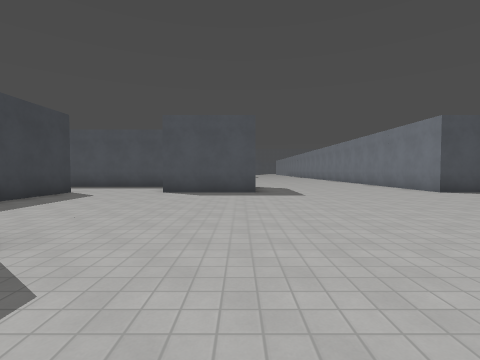
[1] (above)

16 first-person views from a walk through a level from a Godot 3-D game. The camera is 1.4 m above the floor, tilts 2° down and sees 85° across. The floor is counted in squares, 2 m on a side. Each view is taken from the middle of a square. On the plan, view 1 faces up. The plan holds only what a view shows up to about 9 squares ahead; the rest is blank. The place goes on beyond the plan. Surface patterns are stand-ins for the level's own textures.

[2]
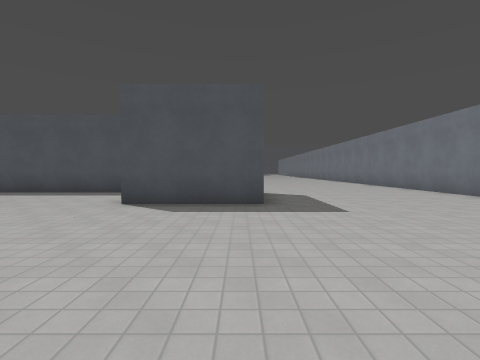

[3]
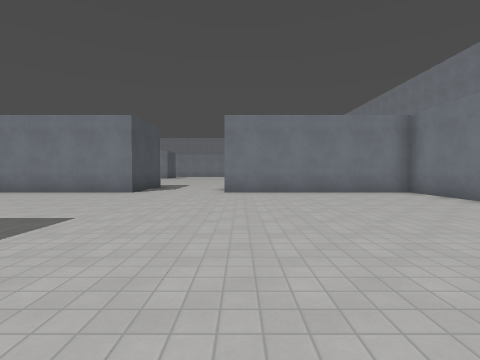

[4]
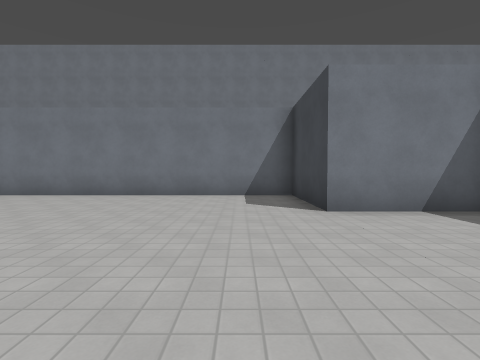

[5]
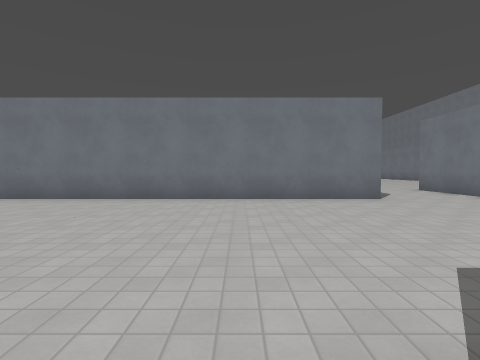

[6]
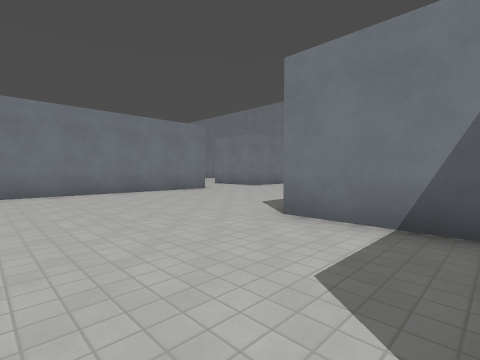

[7]
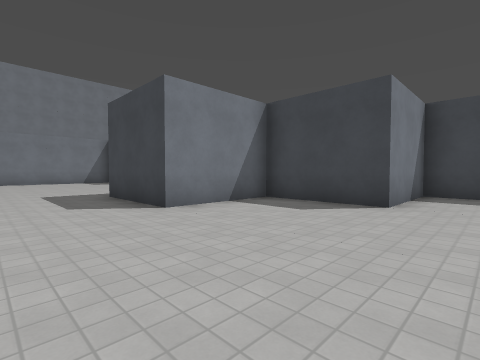

[8]
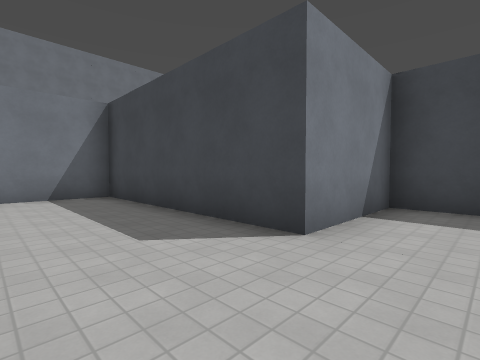

[9]
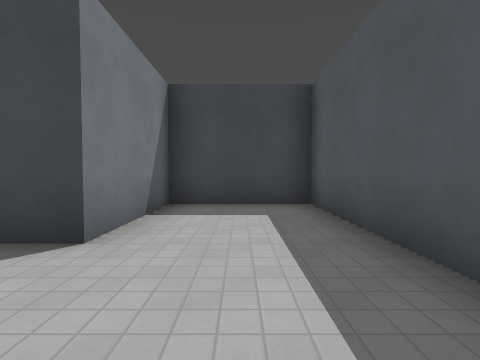

[10]
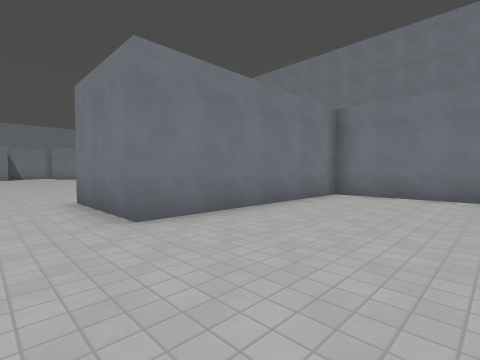

[11]
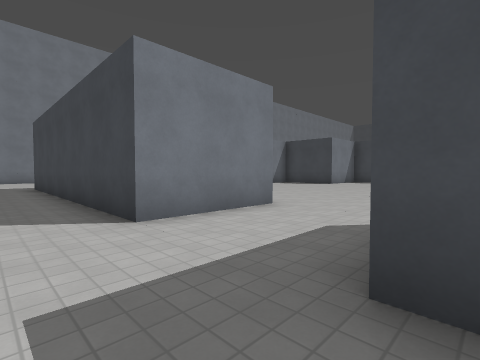

[12]
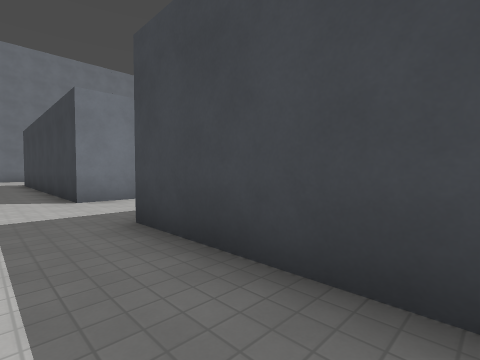

[13]
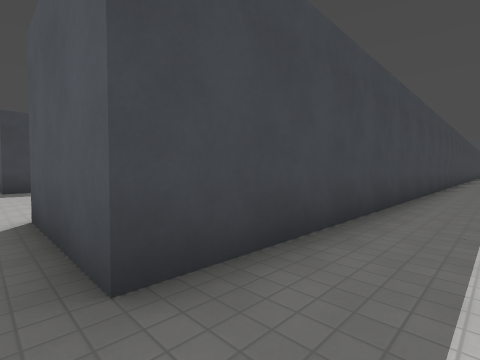

[14]
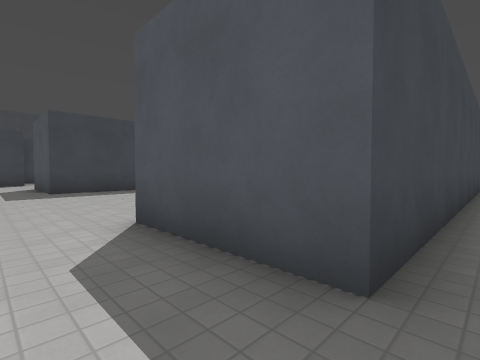

[15]
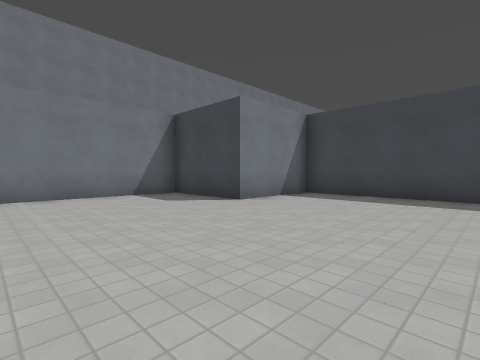

[16]
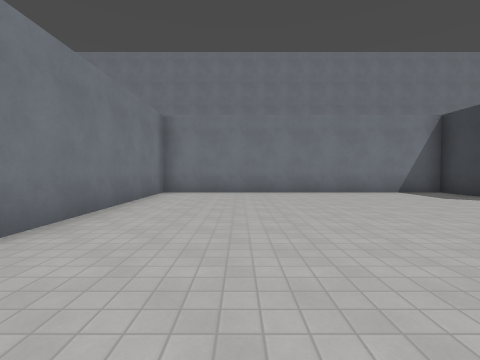

### Floor plan
Points are (right, up) in squares from view 1. A wall is a line through its corners. A room is listed if a view was taken in it or the views show most of it. See-through windows are left out.
Room 1 (views 1, 2, 3, 4, 5, 6, 7, 8, 9, 10, 11, 12, 13, 14, 15, 16)
walls: (-3.8, 11.5) (-8.5, 11.5) (-8.5, 8.5) (-5.5, 8.5) (-5.5, 2.5) (-2.5, 2.5) (-2.5, -0.5) (6.5, -0.5) (6.5, 5.5) (9.5, 5.5); (-5.5, 15.8) (-5.5, 14.5) (-2.5, 14.5) (-2.5, 11.5) (0.5, 11.5) (0.5, 8.5) (-2.5, 8.5); (9.5, 16.5) (9.5, 8.5) (6.5, 8.5) (6.5, 16.5)
ways out: opening at (10.5, 5.5)

Where each view was taken, in squares from view 1:
view 1: 0 up, 0 right, facing up
view 2: 3 up, 0 right, facing up
view 3: 5 up, 2 left, facing right
view 4: 7 up, 1 left, facing down
view 5: 12 up, 0 right, facing right
view 6: 15 up, 2 left, facing down-right
view 7: 16 up, 3 right, facing down-left
view 8: 10 up, 3 left, facing down-left
view 9: 10 up, 3 left, facing left
view 10: 7 up, 3 right, facing down-right
view 11: 9 up, 11 right, facing down-left
view 12: 12 up, 11 right, facing down-left
view 13: 8 up, 11 right, facing up-left
view 14: 7 up, 10 right, facing up-left
view 15: 7 up, 2 right, facing down-left
view 16: 8 up, 4 right, facing down
